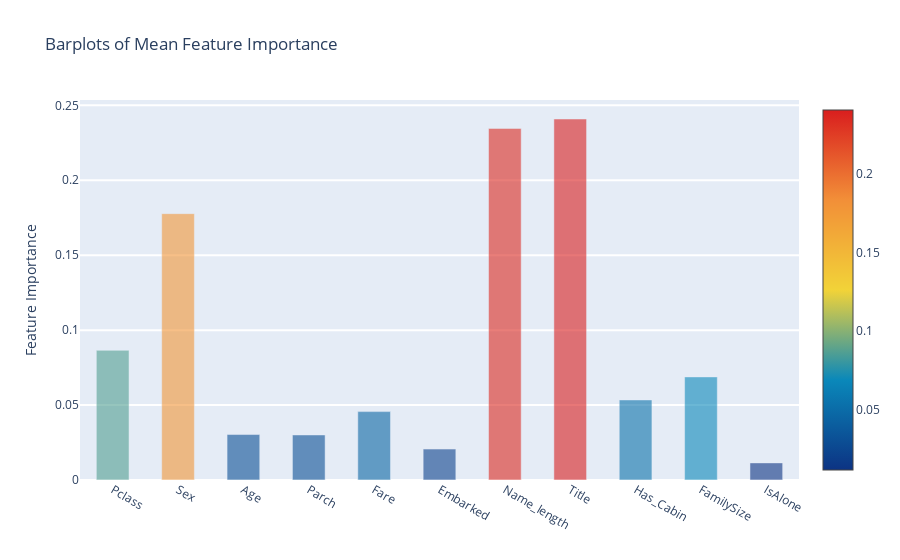

Notebook code for this chart:
### Code cell
y = feature_dataframe['mean'].values
x = feature_dataframe['features'].values
data = [go.Bar(
            x= x,
             y= y,
            width = 0.5,
            marker=dict(
               color = feature_dataframe['mean'].values,
            colorscale='Portland',
            showscale=True,
            reversescale = False
            ),
            opacity=0.6
        )]

layout= go.Layout(
    autosize= True,
    title= 'Barplots of Mean Feature Importance',
    hovermode= 'closest',
    yaxis=dict(
        title= 'Feature Importance',
        ticklen= 5,
        gridwidth= 2
    ),
    showlegend= False
)
fig = go.Figure(data=data, layout=layout)
py.iplot(fig, filename='bar-direct-labels')

### Figure 1 — Plotly figure (JSON) as saved in the notebook; plotly's stock layout.template omitted (floating-point values rounded to 4 significant figures)
{"data": [{"opacity": 0.6, "width": 0.5, "y": [0.08652, 0.1777, 0.03034, 0.03006, 0.04563, 0.02063, 0.2346, 0.2409, 0.05342, 0.06879, 0.01142], "marker": {"color": [0.08652, 0.1777, 0.03034, 0.03006, 0.04563, 0.02063, 0.2346, 0.2409, 0.05342, 0.06879, 0.01142], "reversescale": false, "showscale": true, "colorscale": [[0, "rgb(12,51,131)"], [0.25, "rgb(10,136,186)"], [0.5, "rgb(242,211,56)"], [0.75, "rgb(242,143,56)"], [1, "rgb(217,30,30)"]]}, "x": ["Pclass", "Sex", "Age", "Parch", "Fare", "Embarked", "Name_length", "Title", "Has_Cabin", "FamilySize", "IsAlone"], "type": "bar"}], "layout": {"autosize": true, "title": {"text": "Barplots of Mean Feature Importance"}, "yaxis": {"ticklen": 5, "gridwidth": 2, "title": {"text": "Feature Importance"}}, "showlegend": false, "hovermode": "closest"}}
